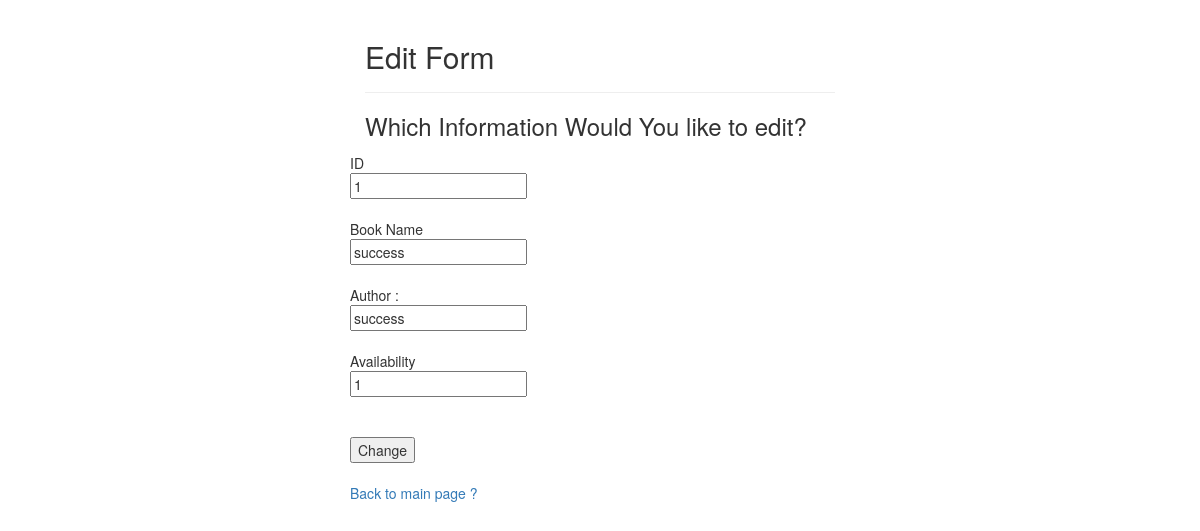
The app's page /Admin/update.php?id=1 with its own data.
### tables this page shows
CREATE TABLE `books` (
  `book_id` int(10) NOT NULL,
  `book_name` varchar(255) NOT NULL,
  `book_author` varchar(255) NOT NULL,
  `availability` tinyint(1) NOT NULL
);

### Admin/update.php (the view, shortened to what this page needs)
<?php
include_once ('..\db.php');
$id= $_GET['id'];
$select = "SELECT * FROM books WHERE book_id='$id'" ;
$result = mysqli_query($conn , $select );
$row = mysqli_fetch_assoc($result);
?>
<html>
<head>
    <link rel="stylesheet" href="https://maxcdn.bootstrapcdn.com/bootstrap/3.3.7/css/bootstrap.css">
</head>
<body>
    <div class="wrapper">
        <div class="container-fluid">
            <div class="row">
                <div class="col-md-12">
                    <div class="page-header">
                        <h2>Edit Form</h2>
                    </div>
                    <h3>Which Information Would You like to edit?</h3>
                        </div>
                        <div style="padding-bottom:5px;">
                        </div>
                        ID <br>
                        <input type="number" name="id" readonly  value="<?= (isset($row['book_id'])) ? $row['book_id'] : ''; ?>" />
                        <br>
                        <br>
                        Book Name <br>
                        <input type="text" name="book_name" class="txtField" value="<?= (isset($row['book_name'])) ? $row['book_name'] : ''; ?>" />
                        <br>
                        <br>
                        Author :<br>
                        <input type="text" name="book_author" class="txtField"  value="<?= (isset($row['book_author'])) ? $row['book_author'] : ''; ?>" />
                        <br>
                        <br>
                        Availability<br>
                        <input type="text" name="availability" class="txtField" value="<?= (isset($row['availability'])) ? $row['availability'] : ''; ?>" />
                        <br>
                        <br>
                        <br>
                        <input type="submit" name="submit" value="Change" class="buttom">
                        <br>
                        <br>
                        <a href="admin.php">Back to main page ?</a>
                </div>
            </div>
        </div>
</body>
</html>

### Admin/update.php (style rules this page uses)
.wrapper { width: 500px; margin: 0 auto; }

### records on screen
books: id "1", book_name "success", book_author "success", availability "1"
